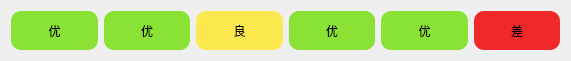
   <widget class="QWidget" name="widgetAir" native="true">
    <property name="geometry">
     <rect>
      <x>0</x>
      <y>660</y>
      <width>571</width>
      <height>61</height>
     </rect>
    </property>
    <layout class="QHBoxLayout" name="horizontalLayout_10">
     <item>
      <widget class="QLabel" name="qualityLabel0">
       <property name="styleSheet">
        <string notr="true">background-color: rgb(138, 226, 52);
border-radius:10px;</string>
       </property>
       <property name="text">
        <string>优</string>
       </property>
       <property name="alignment">
        <set>Qt::AlignCenter</set>
       </property>
      </widget>
     </item>
     <item>
      <widget class="QLabel" name="qualityLabel1">
       <property name="styleSheet">
        <string notr="true">background-color: rgb(138, 226, 52);
border-radius:10px;</string>
       </property>
       <property name="text">
        <string>优</string>
       </property>
       <property name="alignment">
        <set>Qt::AlignCenter</set>
       </property>
      </widget>
     </item>
     <item>
      <widget class="QLabel" name="qualityLabel2">
       <property name="styleSheet">
        <string notr="true">background-color: rgb(252, 233, 79);
border-radius:10px;</string>
       </property>
       <property name="text">
        <string>良</string>
       </property>
       <property name="alignment">
        <set>Qt::AlignCenter</set>
       </property>
      </widget>
     </item>
     <item>
      <widget class="QLabel" name="qualityLabel3">
       <property name="styleSheet">
        <string notr="true">background-color: rgb(138, 226, 52);
border-radius:10px;</string>
       </property>
       <property name="text">
        <string>优</string>
       </property>
       <property name="alignment">
        <set>Qt::AlignCenter</set>
       </property>
      </widget>
     </item>
     <item>
      <widget class="QLabel" name="qualityLabel4">
       <property name="styleSheet">
        <string notr="true">background-color: rgb(138, 226, 52);
border-radius:10px;</string>
       </property>
       <property name="text">
        <string>优</string>
       </property>
       <property name="alignment">
        <set>Qt::AlignCenter</set>
       </property>
      </widget>
     </item>
     <item>
      <widget class="QLabel" name="qualityLabel5">
       <property name="styleSheet">
        <string notr="true">background-color: rgb(239, 41, 41);
border-radius:10px;</string>
       </property>
       <property name="text">
        <string>差</string>
       </property>
       <property name="alignment">
        <set>Qt::AlignCenter</set>
       </property>
      </widget>
     </item>
    </layout>
   </widget>
